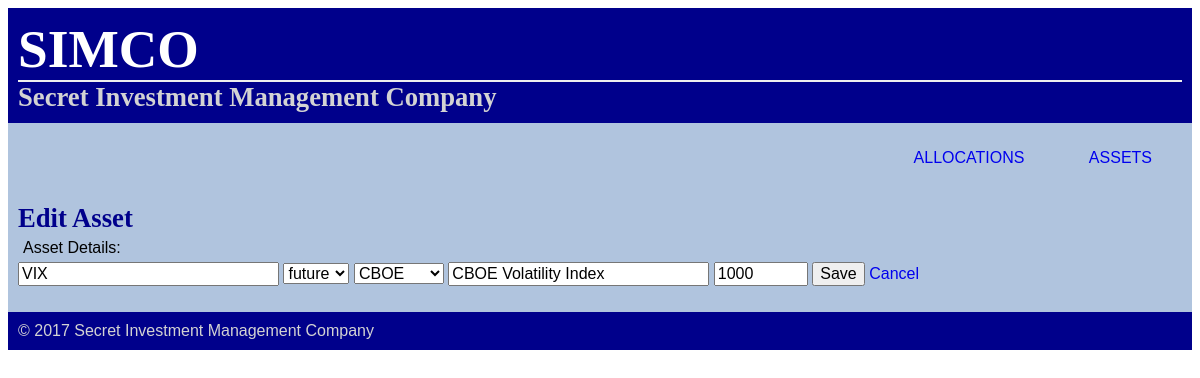
Page /assets/3/edit/ on the committed database.
### database_setup.py (models this page shows, shortened)
class Asset(Base):
    __tablename__   = 'asset'
    id              = Column(Integer, primary_key = True, autoincrement = True)
    type            = Column(String(10), nullable = False)  # equity, option, future, bond
    exchange        = Column(String(10), nullable = False)  # NASDAQ, CME, CBOE, NYSE
    symbol          = Column(String(20), nullable = False)  # security symbol or bond cusip
    description     = Column(String(20), nullable = False)
    size            = Column(Integer, nullable = False)     # contract size; stock = $1, S&P 500 e-mini = $50, vix = $1000
    coupon          = Column(Float)                         # only for bonds
    expiry          = Column(String(25))                    # for equity options, futures, 'maturity' for bonds
    strike          = Column(Integer)                       # for options

### project.py (the view)
@app.route('/assets/<int:asset_id>/edit/', methods = ['GET', 'POST'])
def editAsset(asset_id):
    if request.method == 'POST':
        asset = assets.filter_by(id = asset_id).one()
        asset.symbol        = request.form['symbol']
        asset.description   = request.form['description']
        asset.type          = request.form['type']
        asset.exchange      = request.form['exchange']
        asset.size          = request.form['size']
        asset.coupon        = float(request.form['coupon']+'0')
        asset.strike        = int(request.form['strike']+'0')
        asset.expiry        = request.form['expiry']
        logger.info('updating asset: {}'.format({k:v for k,v in asset.__dict__.items() if type(v) in [str, float, int]}))
        session.add(asset)
        session.commit()
        return redirect(url_for('showAssets'))
    else:
        return render_template('editAsset.html', asset = assets.filter_by(id = asset_id).one(), sec_types = RefData.secType, exchanges = RefData.exchange)
    return "page to edit asset"

### project.py (called while the page is built)
@app.before_request
def log_request_info():
    logger.debug('Headers: %s', request.headers)
    logger.debug('Body: %s', request.get_data())

### templates/editAsset.html (shortened to what this page needs)
{% include 'header.html' %}
<div class = 'pane'>
  <h3>Edit Asset</h3>
  <form action="{{ url_for('editAsset',asset_id = asset.id)}}" method = 'post'>
      <p>Asset Details:</p>
      <input type ='text' size='25' name ='symbol' value = '{{asset.symbol}}'>
      <select name ='type' id = 'id_type'>
      {% for type in sec_types %}
        {% if asset.type == type %}
          <option value="{{type}}" selected>{{type}}</option>
        {% else %}
          <option value="{{type}}">{{type}}</option>
        {% endif %}
      {% endfor %}
      </select>
      <select name ='exchange'>
      {% for exchange in exchanges %}
        {% if asset.exchange == exchange %}
          <option value="{{exchange}}" selected>{{exchange}}</option>
        {% else %}
          <option value="{{exchange}}">{{exchange}}</option>
        {% endif %}
      {% endfor %}
      </select>
      <input type ='text' size='25' name = 'description' value = '{{asset.description}}'>
      <input type ='text' size='7' name = 'size' value = '{{asset.size}}'>
      <input type ='submit' value='Save'>
      <a href = '{{url_for('showAssets')}}'> Cancel </a>
  </form>
</div>
{% include 'footer.html' %}

### static/style.css (style rules this page uses)
body { font-size: 12pt; font-family: sans-serif; background-color: White; }
h1, h2, h3 { font-family: 'Georgia', serif; margin: 0; }
h3 { font-size: 20pt; color: DarkBlue; }
p { font-size: 12pt; color: Black; margin: 5; }
a { font-size: 12pt; text-decoration: none; }
input { font-size: 12pt; text-decoration: none; }
select { font-size: 12pt; text-decoration: none; }
::placeholder { color: LightGrey }
.pane { position:relative; padding: 10px; margin: 0px; background-color: LightSteelBlue; }

### rows in the picture
Asset: symbol "VIX", type "future", exchange "CBOE", description "CBOE Volatility Index", size "1000"
